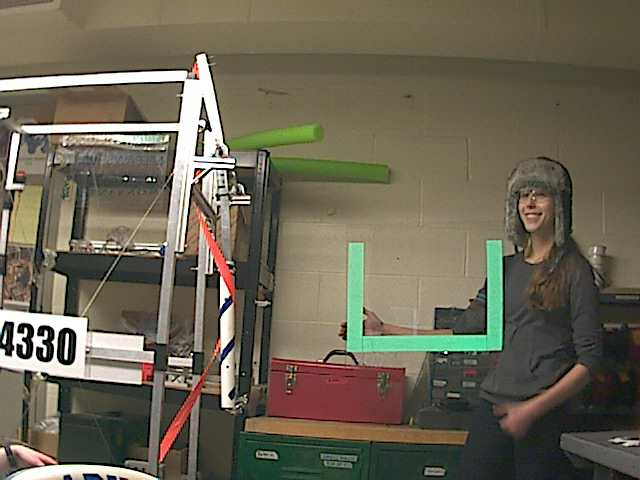
//> input picture images/reflective.jpg, 640 x 480 px
$ ./main ../images/reflective.jpg ../images/reflective.jpg   (built with g++ and OpenCV 4)
//> lines starting //> are read from the running program, lines starting //| are printed output that depends on the picture; after the words box and inside, x2 and y2 are one past the last pixel; in counts of white or black regions, pixels touching at a corner belong together
#include "opencv2/highgui/highgui.hpp"
#include "opencv2/imgproc/imgproc.hpp"
#include <iostream>
#include <stdio.h>

using namespace std;
using namespace cv;

/// Global Variables
Mat img; Mat templ; Mat result; Mat result_other;
char* image_window = "Source Image";
char* result_window = "Result window";
char* other_window = "Other window";

int match_method;
int max_Trackbar = 5;

/// Function Headers
void MatchingMethod( int, void* );

/** @function main */
int main( int argc, char** argv )
{
  /// Load image and template
  img = imread( argv[1], 1 );
//> img is the input picture: 480 rows x 640 cols, CV_8UC3; mean B, G, R 83.8, 101.1, 106.4
  templ = imread( argv[2], 1 );

  /// Create windows
  namedWindow( image_window, CV_WINDOW_AUTOSIZE );
  namedWindow( result_window, CV_WINDOW_AUTOSIZE );
  namedWindow(other_window, CV_WINDOW_AUTOSIZE);

  /// Create Trackbar
  char* trackbar_label = "Method: \n 0: SQDIFF \n 1: SQDIFF NORMED \n 2: TM CCORR \n 3: TM CCORR NORMED \n 4: TM COEFF \n 5: TM COEFF NORMED";
  createTrackbar( trackbar_label, image_window, &match_method, max_Trackbar, MatchingMethod );

  MatchingMethod( 0, 0 );

  waitKey(0);
  return 0;
}

/**
 * @function MatchingMethod
 * @brief Trackbar callback
 */
void MatchingMethod( int, void* )
{
  /// Source image to display
  Mat img_display;
  img.copyTo( img_display );

  /// Create the result matrix
  int result_cols =  img.cols - templ.cols + 1;
//> result_cols = 1
  int result_rows = img.rows - templ.rows + 1;
//> result_rows = 1

  result.create( result_rows, result_cols, CV_32FC1 );

  /// Do the Matching and Normalize
  matchTemplate( img, templ, result_other, match_method );
//> result_other = [0.000107]
  normalize( result_other, result, 0, 1, NORM_MINMAX, -1, Mat() );
//> result = [0]

  /// Localizing the best match with minMaxLoc
  double minVal; double maxVal; Point minLoc; Point maxLoc;
  Point matchLoc;

  minMaxLoc( result, &minVal, &maxVal, &minLoc, &maxLoc, Mat() );
//> minVal = 0; maxVal = 0; minLoc = Point(0, 0); maxLoc = Point(0, 0)

  /// For SQDIFF and SQDIFF_NORMED, the best matches are lower values. For all the other methods, the higher the better
  if( match_method  == CV_TM_SQDIFF || match_method == CV_TM_SQDIFF_NORMED )
    { matchLoc = minLoc; }
//> matchLoc = Point(0, 0)
  else
    { matchLoc = maxLoc; }

  /// Show me what you got
  rectangle( img_display, matchLoc, Point( matchLoc.x + templ.cols , matchLoc.y + templ.rows ), Scalar::all(0), 2, 8, 0 );
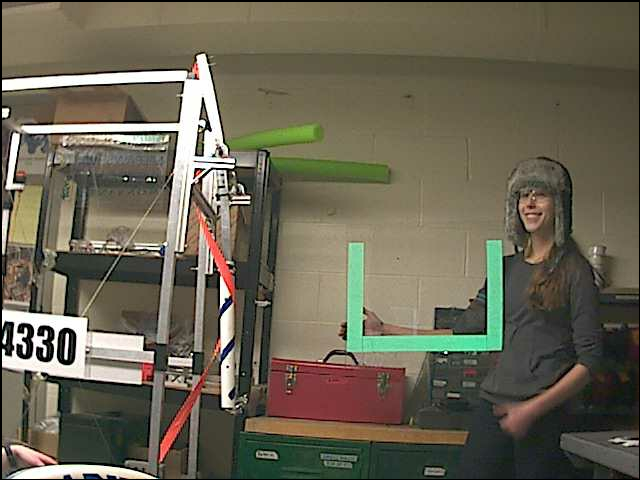
//> img_display: 480 rows x 640 cols, CV_8UC3; 1.09% of pixels changed, all inside (x1, y1, x2, y2) = (0, 0, 640, 480)
  rectangle( result, matchLoc, Point( matchLoc.x + templ.cols , matchLoc.y + templ.rows ), Scalar::all(0), 2, 8, 0 );

  imshow( image_window, img_display );
  imshow( result_window, result );
  imshow(other_window, result_other);
  cout << "minVal" << minVal << endl;
//| minVal0
  cout << "maxVal" << maxVal << endl;
//| maxVal0
  return;
}
